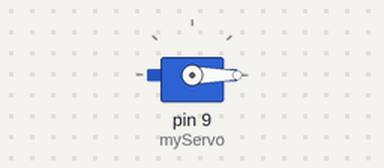
A sketch run on a simulated Arduino Uno, built with avr-gcc and run on an emulated ATmega328P. Parts: servo.

Above: at 0.05 s.
Timing chart, 0 to 3.0 s (numbered marks = the images above):
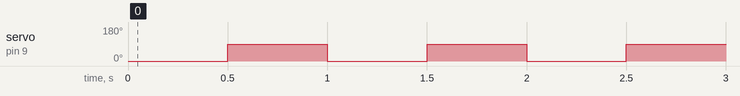

The sketch:

Servo.ino
```cpp
#include <Servo.h>

Servo myServo;

int pos =0;


void setup() {
  // put your setup code here, to run once:
  myServo.attach(9);

}

void loop() {

/*
  for(pos=0;pos>=180;pos+=1){

    myServo.write(pos);
    delay(15);

   }
   for(pos=180;pos>=0;pos-=1){

    myServo.write(pos);
    delay(15);

   }
  // put your main code here, to run repeatedly:
*/


myServo.write(0);

delay(500);

myServo.write(90);

delay(500);


}
```

Measured:
- by itself, servo on pin 9 (myServo): alternates 90° for 0.50 s and 0° for 0.50 s
